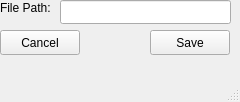
<?xml version="1.0" encoding="UTF-8"?>
<ui version="4.0">
 <class>save</class>
 <widget class="QMainWindow" name="save">
  <property name="geometry">
   <rect>
    <x>0</x>
    <y>0</y>
    <width>240</width>
    <height>102</height>
   </rect>
  </property>
  <property name="windowTitle">
   <string>MainWindow</string>
  </property>
  <widget class="QWidget" name="centralwidget">
   <widget class="QLabel" name="label">
    <property name="geometry">
     <rect>
      <x>0</x>
      <y>0</y>
      <width>51</width>
      <height>16</height>
     </rect>
    </property>
    <property name="text">
     <string>File Path:</string>
    </property>
   </widget>
   <widget class="QLineEdit" name="fileName">
    <property name="geometry">
     <rect>
      <x>60</x>
      <y>0</y>
      <width>171</width>
      <height>24</height>
     </rect>
    </property>
   </widget>
   <widget class="QPushButton" name="saveButton">
    <property name="geometry">
     <rect>
      <x>150</x>
      <y>30</y>
      <width>80</width>
      <height>25</height>
     </rect>
    </property>
    <property name="text">
     <string>Save</string>
    </property>
   </widget>
   <widget class="QPushButton" name="cancelButton">
    <property name="geometry">
     <rect>
      <x>0</x>
      <y>30</y>
      <width>80</width>
      <height>25</height>
     </rect>
    </property>
    <property name="text">
     <string>Cancel</string>
    </property>
   </widget>
  </widget>
  <widget class="QMenuBar" name="menubar">
   <property name="geometry">
    <rect>
     <x>0</x>
     <y>0</y>
     <width>240</width>
     <height>22</height>
    </rect>
   </property>
  </widget>
  <widget class="QStatusBar" name="statusbar"/>
 </widget>
 <resources/>
 <connections/>
</ui>
